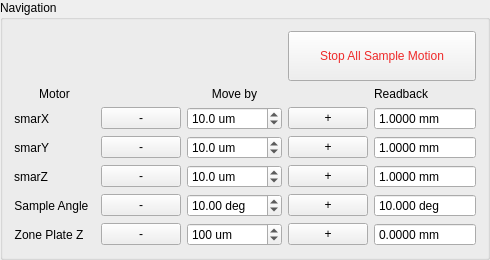
                <widget class="QGroupBox" name="groupBox_36">
                 <property name="enabled">
                  <bool>true</bool>
                 </property>
                 <property name="sizePolicy">
                  <sizepolicy hsizetype="Preferred" vsizetype="Preferred">
                   <horstretch>0</horstretch>
                   <verstretch>0</verstretch>
                  </sizepolicy>
                 </property>
                 <property name="styleSheet">
                  <string notr="true"/>
                 </property>
                 <property name="title">
                  <string>Navigation</string>
                 </property>
                 <layout class="QGridLayout" name="gridLayout_69">
                  <item row="2" column="4">
                   <widget class="QDoubleSpinBox" name="db_smarx">
                    <property name="sizePolicy">
                     <sizepolicy hsizetype="Preferred" vsizetype="Fixed">
                      <horstretch>0</horstretch>
                      <verstretch>0</verstretch>
                     </sizepolicy>
                    </property>
                    <property name="readOnly">
                     <bool>true</bool>
                    </property>
                    <property name="buttonSymbols">
                     <enum>QAbstractSpinBox::NoButtons</enum>
                    </property>
                    <property name="suffix">
                     <string> mm</string>
                    </property>
                    <property name="decimals">
                     <number>4</number>
                    </property>
                    <property name="minimum">
                     <double>-99.000000000000000</double>
                    </property>
                    <property name="value">
                     <double>1.000000000000000</double>
                    </property>
                   </widget>
                  </item>
                  <item row="4" column="2">
                   <widget class="QDoubleSpinBox" name="db_move_smarz">
                    <property name="sizePolicy">
                     <sizepolicy hsizetype="Preferred" vsizetype="Fixed">
                      <horstretch>0</horstretch>
                      <verstretch>0</verstretch>
                     </sizepolicy>
                    </property>
                    <property name="suffix">
                     <string> um</string>
                    </property>
                    <property name="decimals">
                     <number>1</number>
                    </property>
                    <property name="minimum">
                     <double>-10000.000000000000000</double>
                    </property>
                    <property name="maximum">
                     <double>10000.000000000000000</double>
                    </property>
                    <property name="singleStep">
                     <double>5.000000000000000</double>
                    </property>
                    <property name="value">
                     <double>10.000000000000000</double>
                    </property>
                   </widget>
                  </item>
                  <item row="5" column="1">
                   <widget class="QPushButton" name="pb_move_zpsth_pos_neg">
                    <property name="sizePolicy">
                     <sizepolicy hsizetype="Preferred" vsizetype="Fixed">
                      <horstretch>0</horstretch>
                      <verstretch>0</verstretch>
                     </sizepolicy>
                    </property>
                    <property name="text">
                     <string>-</string>
                    </property>
                   </widget>
                  </item>
                  <item row="3" column="4">
                   <widget class="QDoubleSpinBox" name="db_smary">
                    <property name="sizePolicy">
                     <sizepolicy hsizetype="Preferred" vsizetype="Fixed">
                      <horstretch>0</horstretch>
                      <verstretch>0</verstretch>
                     </sizepolicy>
                    </property>
                    <property name="readOnly">
                     <bool>true</bool>
                    </property>
                    <property name="buttonSymbols">
                     <enum>QAbstractSpinBox::NoButtons</enum>
                    </property>
                    <property name="suffix">
                     <string> mm</string>
                    </property>
                    <property name="decimals">
                     <number>4</number>
                    </property>
                    <property name="minimum">
                     <double>-99.000000000000000</double>
                    </property>
                    <property name="value">
                     <double>1.000000000000000</double>
                    </property>
                   </widget>
                  </item>
                  <item row="6" column="0">
                   <widget class="QLabel" name="label_78">
                    <property name="sizePolicy">
                     <sizepolicy hsizetype="Fixed" vsizetype="Preferred">
                      <horstretch>0</horstretch>
                      <verstretch>0</verstretch>
                     </sizepolicy>
                    </property>
                    <property name="text">
                     <string>Zone Plate Z  </string>
                    </property>
                    <property name="alignment">
                     <set>Qt::AlignRight|Qt::AlignTrailing|Qt::AlignVCenter</set>
                    </property>
                   </widget>
                  </item>
                  <item row="4" column="4">
                   <widget class="QDoubleSpinBox" name="db_smarz">
                    <property name="sizePolicy">
                     <sizepolicy hsizetype="Preferred" vsizetype="Fixed">
                      <horstretch>0</horstretch>
                      <verstretch>0</verstretch>
                     </sizepolicy>
                    </property>
                    <property name="readOnly">
                     <bool>true</bool>
                    </property>
                    <property name="buttonSymbols">
                     <enum>QAbstractSpinBox::NoButtons</enum>
                    </property>
                    <property name="suffix">
                     <string> mm</string>
                    </property>
                    <property name="decimals">
                     <number>4</number>
                    </property>
                    <property name="minimum">
                     <double>-99.000000000000000</double>
                    </property>
                    <property name="value">
                     <double>1.000000000000000</double>
                    </property>
                   </widget>
                  </item>
                  <item row="3" column="1">
                   <widget class="QPushButton" name="pb_move_smary_neg">
                    <property name="sizePolicy">
                     <sizepolicy hsizetype="Preferred" vsizetype="Fixed">
                      <horstretch>0</horstretch>
                      <verstretch>0</verstretch>
                     </sizepolicy>
                    </property>
                    <property name="text">
                     <string>-</string>
                    </property>
                   </widget>
                  </item>
                  <item row="6" column="4">
                   <widget class="QDoubleSpinBox" name="db_zpz1">
                    <property name="sizePolicy">
                     <sizepolicy hsizetype="Preferred" vsizetype="Fixed">
                      <horstretch>0</horstretch>
                      <verstretch>0</verstretch>
                     </sizepolicy>
                    </property>
                    <property name="readOnly">
                     <bool>true</bool>
                    </property>
                    <property name="buttonSymbols">
                     <enum>QAbstractSpinBox::NoButtons</enum>
                    </property>
                    <property name="suffix">
                     <string> mm</string>
                    </property>
                    <property name="decimals">
                     <number>4</number>
                    </property>
                    <property name="minimum">
                     <double>-10000.000000000000000</double>
                    </property>
                    <property name="maximum">
                     <double>50000.000000000000000</double>
                    </property>
                    <property name="value">
                     <double>0.000000000000000</double>
                    </property>
                   </widget>
                  </item>
                  <item row="1" column="4">
                   <widget class="QLabel" name="label_158">
                    <property name="text">
                     <string>Readback</string>
                    </property>
                   </widget>
                  </item>
                  <item row="5" column="0">
                   <widget class="QLabel" name="label_159">
                    <property name="sizePolicy">
                     <sizepolicy hsizetype="Fixed" vsizetype="Preferred">
                      <horstretch>0</horstretch>
                      <verstretch>0</verstretch>
                     </sizepolicy>
                    </property>
                    <property name="text">
                     <string>Sample Angle  </string>
                    </property>
                    <property name="alignment">
                     <set>Qt::AlignRight|Qt::AlignTrailing|Qt::AlignVCenter</set>
                    </property>
                   </widget>
                  </item>
                  <item row="6" column="2">
                   <widget class="QDoubleSpinBox" name="db_move_zpz">
                    <property name="sizePolicy">
                     <sizepolicy hsizetype="Preferred" vsizetype="Fixed">
                      <horstretch>0</horstretch>
                      <verstretch>0</verstretch>
                     </sizepolicy>
                    </property>
                    <property name="suffix">
                     <string> um</string>
                    </property>
                    <property name="decimals">
                     <number>0</number>
                    </property>
                    <property name="minimum">
                     <double>-50000.000000000000000</double>
                    </property>
                    <property name="maximum">
                     <double>50000.000000000000000</double>
                    </property>
                    <property name="singleStep">
                     <double>100.000000000000000</double>
                    </property>
                    <property name="value">
                     <double>100.000000000000000</double>
                    </property>
                   </widget>
                  </item>
                  <item row="2" column="3">
                   <widget class="QPushButton" name="pb_move_smarx_pos">
                    <property name="sizePolicy">
                     <sizepolicy hsizetype="Preferred" vsizetype="Fixed">
                      <horstretch>0</horstretch>
                      <verstretch>0</verstretch>
                     </sizepolicy>
                    </property>
                    <property name="text">
                     <string>  +  </string>
                    </property>
                   </widget>
                  </item>
                  <item row="4" column="3">
                   <widget class="QPushButton" name="pb_move_smarz_pos">
                    <property name="sizePolicy">
                     <sizepolicy hsizetype="Preferred" vsizetype="Fixed">
                      <horstretch>0</horstretch>
                      <verstretch>0</verstretch>
                     </sizepolicy>
                    </property>
                    <property name="text">
                     <string>+</string>
                    </property>
                   </widget>
                  </item>
                  <item row="5" column="2">
                   <widget class="QDoubleSpinBox" name="db_move_zpsth">
                    <property name="sizePolicy">
                     <sizepolicy hsizetype="Preferred" vsizetype="Fixed">
                      <horstretch>0</horstretch>
                      <verstretch>0</verstretch>
                     </sizepolicy>
                    </property>
                    <property name="suffix">
                     <string> deg</string>
                    </property>
                    <property name="minimum">
                     <double>-120.000000000000000</double>
                    </property>
                    <property name="maximum">
                     <double>120.000000000000000</double>
                    </property>
                    <property name="singleStep">
                     <double>10.000000000000000</double>
                    </property>
                    <property name="value">
                     <double>10.000000000000000</double>
                    </property>
                   </widget>
                  </item>
                  <item row="6" column="3">
                   <widget class="QPushButton" name="pb_move_zpz_pos">
                    <property name="sizePolicy">
                     <sizepolicy hsizetype="Preferred" vsizetype="Fixed">
                      <horstretch>0</horstretch>
                      <verstretch>0</verstretch>
                     </sizepolicy>
                    </property>
                    <property name="text">
                     <string>+</string>
                    </property>
                   </widget>
                  </item>
                  <item row="4" column="1">
                   <widget class="QPushButton" name="pb_move_smarz_neg">
                    <property name="sizePolicy">
                     <sizepolicy hsizetype="Preferred" vsizetype="Fixed">
                      <horstretch>0</horstretch>
                      <verstretch>0</verstretch>
                     </sizepolicy>
                    </property>
                    <property name="text">
                     <string>-</string>
                    </property>
                   </widget>
                  </item>
                  <item row="5" column="3">
                   <widget class="QPushButton" name="pb_move_zpsth_pos">
                    <property name="sizePolicy">
                     <sizepolicy hsizetype="Preferred" vsizetype="Fixed">
                      <horstretch>0</horstretch>
                      <verstretch>0</verstretch>
                     </sizepolicy>
                    </property>
                    <property name="text">
                     <string>+</string>
                    </property>
                   </widget>
                  </item>
                  <item row="3" column="2">
                   <widget class="QDoubleSpinBox" name="db_move_smary">
                    <property name="sizePolicy">
                     <sizepolicy hsizetype="Preferred" vsizetype="Fixed">
                      <horstretch>0</horstretch>
                      <verstretch>0</verstretch>
                     </sizepolicy>
                    </property>
                    <property name="suffix">
                     <string> um</string>
                    </property>
                    <property name="decimals">
                     <number>1</number>
                    </property>
                    <property name="minimum">
                     <double>-10000.000000000000000</double>
                    </property>
                    <property name="maximum">
                     <double>10000.000000000000000</double>
                    </property>
                    <property name="singleStep">
                     <double>5.000000000000000</double>
                    </property>
                    <property name="value">
                     <double>10.000000000000000</double>
                    </property>
                   </widget>
                  </item>
                  <item row="3" column="3">
                   <widget class="QPushButton" name="pb_move_smary_pos">
                    <property name="sizePolicy">
                     <sizepolicy hsizetype="Preferred" vsizetype="Fixed">
                      <horstretch>0</horstretch>
                      <verstretch>0</verstretch>
                     </sizepolicy>
                    </property>
                    <property name="text">
                     <string>+</string>
                    </property>
                   </widget>
                  </item>
                  <item row="0" column="3" colspan="2">
                   <widget class="QPushButton" name="pb_zp_stop_all_sample">
                    <property name="sizePolicy">
                     <sizepolicy hsizetype="Preferred" vsizetype="Fixed">
                      <horstretch>0</horstretch>
                      <verstretch>0</verstretch>
                     </sizepolicy>
                    </property>
                    <property name="styleSheet">
                     <string notr="true">color: rgb(239, 41, 41);</string>
                    </property>
                    <property name="text">
                     <string>
Stop All Sample Motion
</string>
                    </property>
                   </widget>
                  </item>
                  <item row="6" column="1">
                   <widget class="QPushButton" name="pb_move_zpz_neg">
                    <property name="sizePolicy">
                     <sizepolicy hsizetype="Preferred" vsizetype="Fixed">
                      <horstretch>0</horstretch>
                      <verstretch>0</verstretch>
                     </sizepolicy>
                    </property>
                    <property name="text">
                     <string>-</string>
                    </property>
                   </widget>
                  </item>
                  <item row="4" column="0">
                   <widget class="QLabel" name="label_42">
                    <property name="sizePolicy">
                     <sizepolicy hsizetype="Fixed" vsizetype="Preferred">
                      <horstretch>0</horstretch>
                      <verstretch>0</verstretch>
                     </sizepolicy>
                    </property>
                    <property name="text">
                     <string>smarZ</string>
                    </property>
                    <property name="alignment">
                     <set>Qt::AlignRight|Qt::AlignTrailing|Qt::AlignVCenter</set>
                    </property>
                   </widget>
                  </item>
                  <item row="1" column="2">
                   <widget class="QLabel" name="label_129">
                    <property name="sizePolicy">
                     <sizepolicy hsizetype="Preferred" vsizetype="Fixed">
                      <horstretch>0</horstretch>
                      <verstretch>0</verstretch>
                     </sizepolicy>
                    </property>
                    <property name="styleSheet">
                     <string notr="true"/>
                    </property>
                    <property name="text">
                     <string>Move by</string>
                    </property>
                    <property name="alignment">
                     <set>Qt::AlignCenter</set>
                    </property>
                   </widget>
                  </item>
                  <item row="2" column="0">
                   <widget class="QLabel" name="label_160">
                    <property name="sizePolicy">
                     <sizepolicy hsizetype="Fixed" vsizetype="Preferred">
                      <horstretch>0</horstretch>
                      <verstretch>0</verstretch>
                     </sizepolicy>
                    </property>
                    <property name="text">
                     <string>smarX</string>
                    </property>
                    <property name="alignment">
                     <set>Qt::AlignRight|Qt::AlignTrailing|Qt::AlignVCenter</set>
                    </property>
                   </widget>
                  </item>
                  <item row="2" column="1">
                   <widget class="QPushButton" name="pb_move_smarx_neg">
                    <property name="sizePolicy">
                     <sizepolicy hsizetype="Preferred" vsizetype="Fixed">
                      <horstretch>0</horstretch>
                      <verstretch>0</verstretch>
                     </sizepolicy>
                    </property>
                    <property name="text">
                     <string>   -   </string>
                    </property>
                   </widget>
                  </item>
                  <item row="5" column="4">
                   <widget class="QDoubleSpinBox" name="db_zpsth">
                    <property name="sizePolicy">
                     <sizepolicy hsizetype="Preferred" vsizetype="Fixed">
                      <horstretch>0</horstretch>
                      <verstretch>0</verstretch>
                     </sizepolicy>
                    </property>
                    <property name="readOnly">
                     <bool>true</bool>
                    </property>
                    <property name="buttonSymbols">
                     <enum>QAbstractSpinBox::NoButtons</enum>
                    </property>
                    <property name="suffix">
                     <string> deg</string>
                    </property>
                    <property name="decimals">
                     <number>3</number>
                    </property>
                    <property name="minimum">
                     <double>-200.000000000000000</double>
                    </property>
                    <property name="maximum">
                     <double>200.000000000000000</double>
                    </property>
                    <property name="value">
                     <double>10.000000000000000</double>
                    </property>
                   </widget>
                  </item>
                  <item row="1" column="0">
                   <widget class="QLabel" name="label_161">
                    <property name="sizePolicy">
                     <sizepolicy hsizetype="Preferred" vsizetype="Fixed">
                      <horstretch>0</horstretch>
                      <verstretch>0</verstretch>
                     </sizepolicy>
                    </property>
                    <property name="styleSheet">
                     <string notr="true"/>
                    </property>
                    <property name="text">
                     <string>Motor</string>
                    </property>
                    <property name="alignment">
                     <set>Qt::AlignCenter</set>
                    </property>
                   </widget>
                  </item>
                  <item row="2" column="2">
                   <widget class="QDoubleSpinBox" name="db_move_smarx">
                    <property name="sizePolicy">
                     <sizepolicy hsizetype="Preferred" vsizetype="Fixed">
                      <horstretch>0</horstretch>
                      <verstretch>0</verstretch>
                     </sizepolicy>
                    </property>
                    <property name="suffix">
                     <string> um</string>
                    </property>
                    <property name="decimals">
                     <number>1</number>
                    </property>
                    <property name="minimum">
                     <double>-10000.000000000000000</double>
                    </property>
                    <property name="maximum">
                     <double>10000.000000000000000</double>
                    </property>
                    <property name="singleStep">
                     <double>5.000000000000000</double>
                    </property>
                    <property name="value">
                     <double>10.000000000000000</double>
                    </property>
                   </widget>
                  </item>
                  <item row="3" column="0">
                   <widget class="QLabel" name="label_162">
                    <property name="sizePolicy">
                     <sizepolicy hsizetype="Fixed" vsizetype="Preferred">
                      <horstretch>0</horstretch>
                      <verstretch>0</verstretch>
                     </sizepolicy>
                    </property>
                    <property name="text">
                     <string>smarY</string>
                    </property>
                    <property name="alignment">
                     <set>Qt::AlignRight|Qt::AlignTrailing|Qt::AlignVCenter</set>
                    </property>
                   </widget>
                  </item>
                 </layout>
                </widget>
